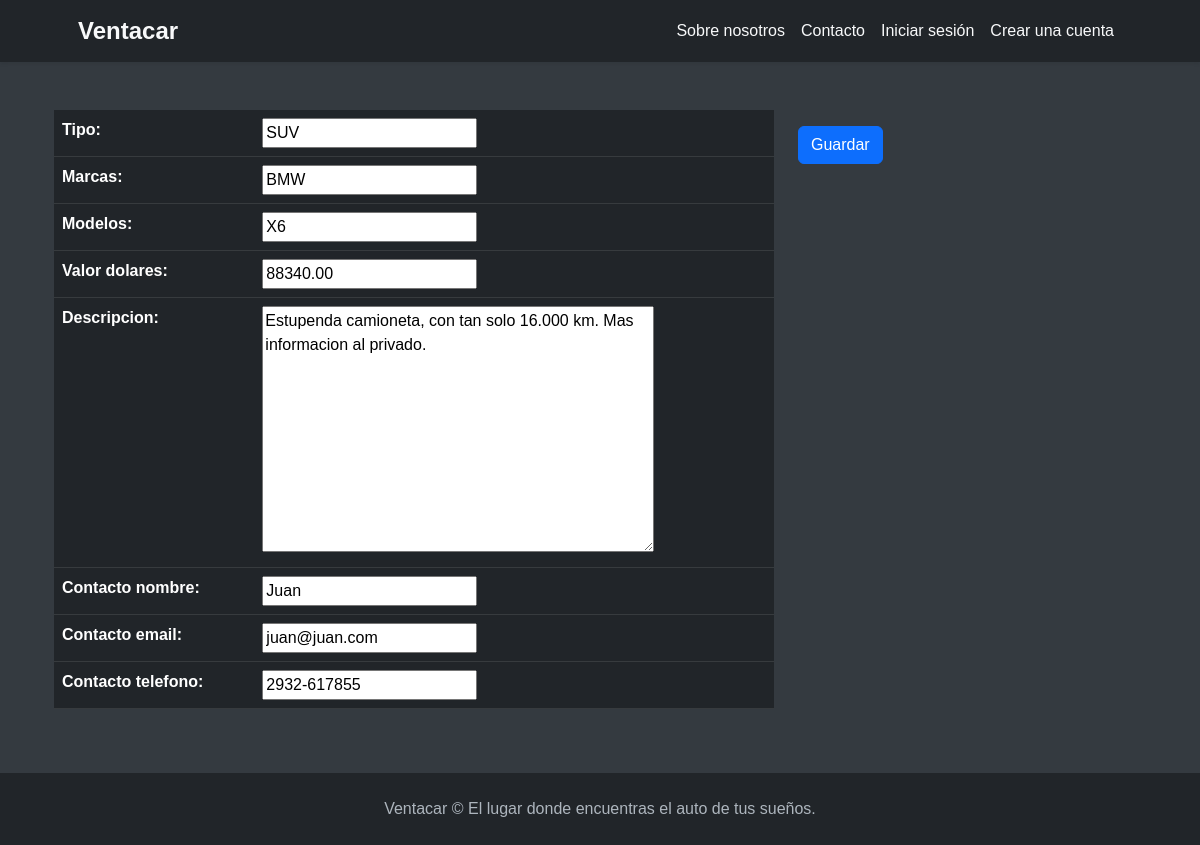
/vehiculos/vehiculo/editar/15, run on the app's committed database.
### vehiculos/models.py (models this page shows, shortened)
class Ver_vehiculos(models.Model):
    tipo = models.CharField(max_length=50)
    modelos = models.CharField(max_length=50)
    marcas = models.CharField(max_length=50)
    valor_dolares = models.DecimalField(max_digits=10, decimal_places=2, null = True)
    descripcion = models.TextField(max_length=400, null=True)
    fecha_creacion = models.DateTimeField(auto_now_add=True, null=True, editable=False)
    fecha_actualizacion = models.DateTimeField(auto_now=True, null=True, editable=False)
    contacto_nombre = models.CharField(max_length=50, null=True, blank=True)
    contacto_email = models.EmailField(max_length=254, null=True, blank=True)
    contacto_telefono = models.CharField(max_length=20, null=True, blank=True)
    class Meta:
        verbose_name = "Ver Vehículo"
        verbose_name_plural = "Ver Vehículos"

### vehiculos/views.py (the view)
# urls.py: path('vehiculo/editar/<int:pk>', Ver_vehiculosUpdate.as_view(), name='editar_vehiculo'),
class Ver_vehiculosUpdate(UpdateView):
    model = Ver_vehiculos
    form_class = Ver_vehiculosform
    template_name = "vehiculos/lista_vehiculos_form.html"
    success_url = reverse_lazy("vehiculos:lista_vehiculos")

### vehiculos/forms.py
class Ver_vehiculosform(forms.ModelForm):
    class Meta:
        model = models.Ver_vehiculos
        fields = ["tipo","marcas",
                  "modelos","valor_dolares",
                  "descripcion", "contacto_nombre",
                  "contacto_email", "contacto_telefono"
                  ]

### vehiculos/templates/vehiculos/lista_vehiculos_form.html (shortened to what this page needs)
{% extends 'core/base.html' %}
{% block content %}
<form method="post" class="mt-4">
    <div class="container">
        <div class="row">
            <div class="col-md-8">
                <div class="table-responsive">
                    <table class="table table-dark">
                        {{ form.as_table }}
                    </table>
                </div>
            </div>
            <div class="col-md-4">
                <button type="submit" class="btn btn-primary btn-block mt-3">Guardar</button>
            </div>
        </div>
    </div>
</form>
{% endblock content %}

### core/templates/core/base.html (style rules this page uses)
body { font-family: 'Arial', sans-serif; background-color: #343a40; color: #f8f9fa; }

### data on the page
Ver_vehiculos: tipo "SUV", marcas "BMW", modelos "X6", valor_dolares "88340.00", descripcion "Estupenda camioneta, con tan solo 16.000 km. Mas informacion al privado.", contacto_nombre "Juan", contacto_email "juan@juan.com", contacto_telefono "2932-617855"
